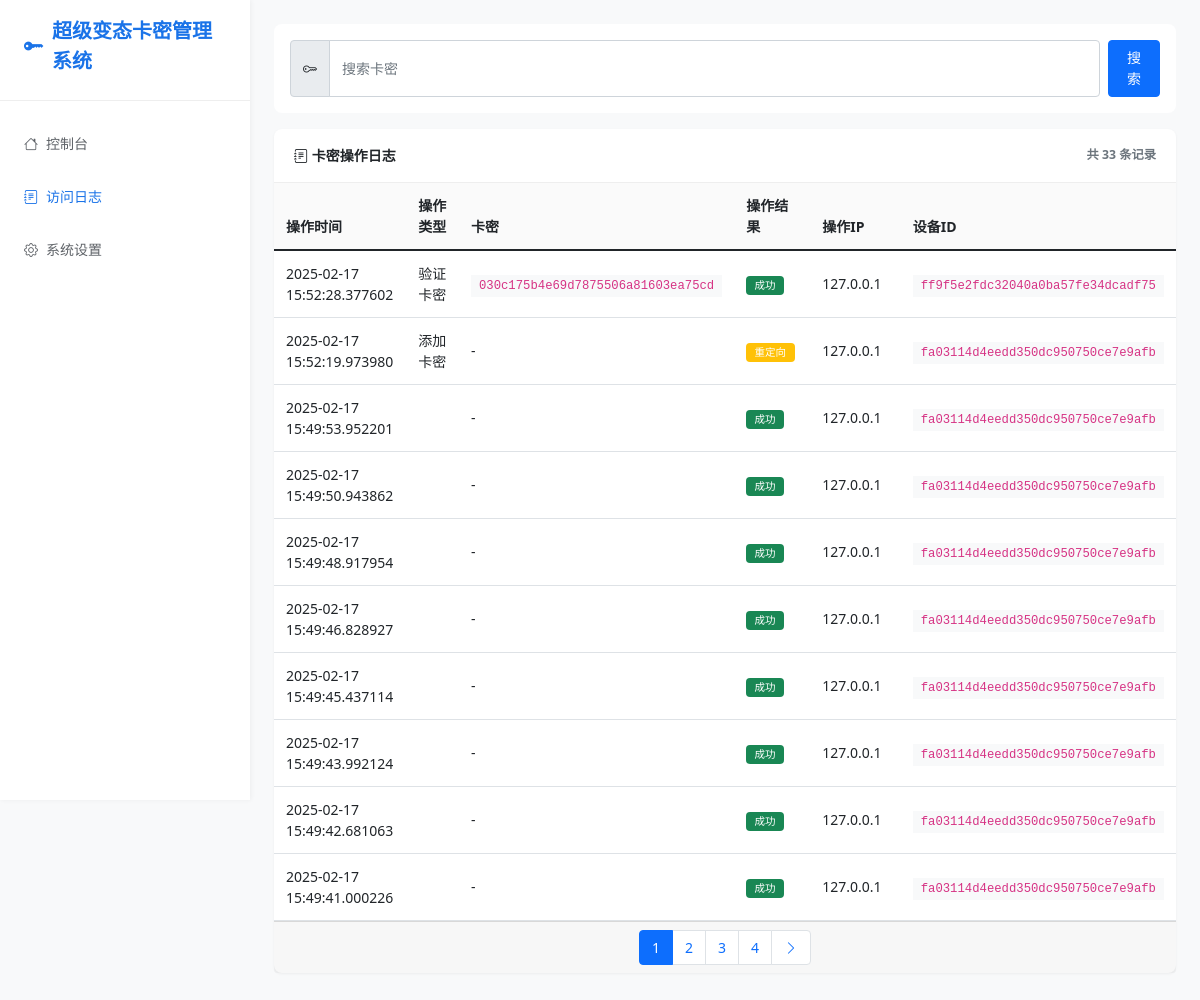
Page /logs on the earlier database version.
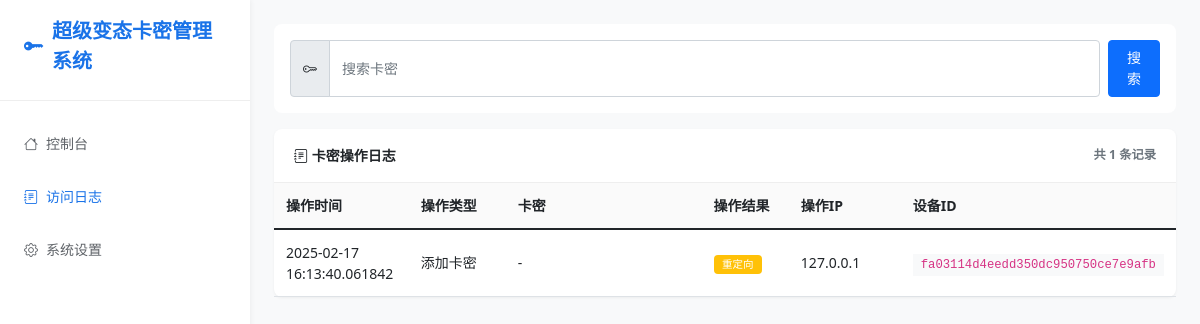
Same page on the later database version.
### app.py (models this page shows, shortened)
class AccessLog(db.Model):
    id = db.Column(db.Integer, primary_key=True)
    access_time = db.Column(db.DateTime, nullable=False, default=datetime.now)
    ip_address = db.Column(db.String(50), nullable=False)
    device_id = db.Column(db.String(32), nullable=False)
    path = db.Column(db.String(200), nullable=False)
    method = db.Column(db.String(10), nullable=False)
    status_code = db.Column(db.Integer, nullable=False)
    user_agent = db.Column(db.String(200))
    card_key = db.Column(db.String(32))  # 如果涉及卡密操作，记录相关卡密

### app.py (the view)
@app.route('/logs')
def view_logs():
    try:
        page = request.args.get('page', 1, type=int)
        per_page = settings.get('per_page', 10)
        card_key_filter = request.args.get('card_key', '').strip()
        query = AccessLog.query
        if card_key_filter:
            query = query.filter(AccessLog.card_key.like(f'%{card_key_filter}%'))
        query = query.order_by(AccessLog.access_time.desc())
        pagination = query.paginate(page=page, per_page=per_page, error_out=False)
        return render_template('logs.html',
                             logs=pagination.items,
                             pagination=pagination,
                             card_key_filter=card_key_filter,
                             settings=settings.settings)
    except Exception as e:
        error_logger.error(f"访问日志页面出错: {str(e)}", exc_info=True)
        return render_template('logs.html',
                             logs=[],
                             error="获取日志列表失败",
                             settings=settings.settings)

### app.py (called while the page is built, shortened)
@app.before_request
def log_request():
    try:
        card_operations = {
            '/api/verify_card': '验证卡密',
            '/add_card': '添加卡密',
            '/delete_card': '删除卡密',
            '/import_cards': '导入卡密',
            '/export_cards': '导出卡密'
        }
    except Exception as e:
        error_logger.error(f"记录访问日志出错: {str(e)}", exc_info=True)

@app.after_request
def update_log_status(response):
    try:
        if hasattr(g, 'log_id'):
            log = AccessLog.query.get(g.log_id)
            if log:
                log.status_code = response.status_code
                db.session.commit()
    except Exception as e:
        error_logger.error(f"更新日志状态出错: {str(e)}", exc_info=True)
    return response

    def get(self, key, default=None):
        return self.settings.get(key, default)

### templates/logs.html (shortened to what this page needs)
{% extends "base.html" %}
{% block content %}
<div class="toolbar">
    <div class="toolbar-item flex-grow-1">
        <form action="{{ url_for('view_logs') }}" method="GET" class="d-flex gap-2 w-100">
            <div class="input-group">
                <span class="input-group-text"><i class="bi bi-key"></i></span>
                <input type="text" class="form-control" name="card_key" placeholder="搜索卡密" value="{{ card_key_filter }}">
            </div>
            <button type="submit" class="btn btn-primary">搜索</button>
        </form>
    </div>
</div>
<div class="card">
    <div class="card-header d-flex justify-content-between align-items-center">
        <span><i class="bi bi-journal-text"></i> 卡密操作日志</span>
        <small class="text-muted">共 {{ pagination.total if pagination else 0 }} 条记录</small>
    </div>
    <div class="table-responsive">
        <table class="table table-hover">
            <thead>
                <tr>
                    <th style="width: 15%">操作时间</th>
                    <th style="width: 12%">操作类型</th>
                    <th style="width: 25%">卡密</th>
                    <th style="width: 10%">操作结果</th>
                    <th style="width: 13%">操作IP</th>
                    <th style="width: 25%">设备ID</th>
                </tr>
            </thead>
            <tbody>
                {% if logs %}
                    {% for log in logs %}
                    <tr>
                        <td>{{ log.access_time }}</td>
                        <td>
                            {% if log.path == '/api/verify_card' %}
                                验证卡密
                            {% elif log.path == '/add_card' %}
                                添加卡密
                            {% elif log.path == '/delete_card' %}
                                删除卡密
                            {% elif log.path == '/import_cards' %}
                                导入卡密
                            {% elif log.path == '/export_cards' %}
                                导出卡密
                            {% endif %}
                        </td>
                        <td>
                            {% if log.card_key %}
                            <code class="bg-light px-2 py-1">{{ log.card_key }}</code>
                            {% else %}
                            -
                            {% endif %}
                        </td>
                        <td>
                            <span class="badge {% if log.status_code < 300 %}bg-success{% elif log.status_code < 400 %}bg-warning{% else %}bg-danger{% endif %}">
                                {% if log.status_code < 300 %}成功
                                {% elif log.status_code < 400 %}重定向
                                {% else %}失败
                                {% endif %}
                            </span>
                        </td>
                        <td>{{ log.ip_address }}</td>
                        <td>
                            <code class="bg-light px-2 py-1">{{ log.device_id }}</code>
                        </td>
                    </tr>
                    {% endfor %}
                {% endif %}
            </tbody>
        </table>
    </div>
    {% if pagination and pagination.pages > 1 %}
    <div class="card-footer">
        <nav aria-label="Page navigation">
            <ul class="pagination justify-content-center m-0">
                {% for page in pagination.iter_pages() %}
                    {% if page %}
                        <li class="page-item {% if page == pagination.page %}active{% endif %}">
                            <a class="page-link" href="{{ url_for('view_logs', page=page, card_key=card_key_filter) }}">{{ page }}</a>
                        </li>
                    {% else %}
                        <li class="page-item disabled"><span class="page-link">...</span></li>
                    {% endif %}
                {% endfor %}
                {% if pagination.has_next %}
                    <li class="page-item">
                        <a class="page-link" href="{{ url_for('view_logs', page=pagination.next_num, card_key=card_key_filter) }}">
                            <i class="bi bi-chevron-right"></i>
                        </a>
                    </li>
                {% endif %}
            </ul>
        </nav>
    </div>
    {% endif %}
</div>
{% endblock %}

### templates/base.html (shortened to what this page needs)
<!DOCTYPE html>
<html lang="zh">
<head>
    <link href="https://cdn.jsdelivr.net/npm/bootstrap@5.1.3/dist/css/bootstrap.min.css" rel="stylesheet">
    <link rel="stylesheet" href="https://cdn.jsdelivr.net/npm/bootstrap-icons@1.7.2/font/bootstrap-icons.css">
</head>
<body>
    <div class="wrapper">
        <nav class="sidebar">
            <div class="sidebar-header">
                <a href="/" class="sidebar-brand">
                    <i class="bi bi-key-fill"></i>
                    {{ settings.site_name }}
                </a>
            </div>
            <ul class="nav flex-column mt-3">
                <li class="nav-item">
                    <a href="{{ url_for('index') }}" class="nav-link {% if request.endpoint == 'index' %}active{% endif %}">
                        <i class="bi bi-house"></i>
                        控制台
                    </a>
                </li>
                <li class="nav-item">
                    <a href="{{ url_for('view_logs') }}" class="nav-link {% if request.endpoint == 'view_logs' %}active{% endif %}">
                        <i class="bi bi-journal-text"></i>
                        访问日志
                    </a>
                </li>
                <li class="nav-item">
                    <a href="{{ url_for('settings_page') }}" class="nav-link {% if request.endpoint == 'settings_page' %}active{% endif %}">
                        <i class="bi bi-gear"></i>
                        系统设置
                    </a>
                </li>
            </ul>
        </nav>
        <div class="main-content">
            {% block content %}{% endblock %}
        </div>
    </div>
</body>
</html>

### templates/base.html (style rules this page uses)
:root { --primary-color: #1a73e8; --secondary-color: #5f6368; --success-color: #34a853; --warning-color: #fbbc05; --danger-color: #ea4335; --background-color: #f8f9fa; --sidebar-width: 250px; --header-height: 60px; --card-bg: #fff; }
body { background-color: var(--background-color); font-size: 0.875rem; }
.wrapper { display: flex; min-height: 100vh; }
.sidebar { width: var(--sidebar-width); background: var(--card-bg); box-shadow: 1px 0 5px rgba(0,0,0,0.05); position: fixed; height: 100vh; z-index: 1000; padding: 1rem 0; }
.sidebar-header { padding: 0 1.5rem 1.5rem; border-bottom: 1px solid #eee; }
.sidebar-brand { color: var(--primary-color); font-size: 1.25rem; font-weight: 600; text-decoration: none; display: flex; align-items: center; gap: 0.5rem; }
.nav-item { padding: 0.5rem 1.5rem; }
.nav-link { color: var(--secondary-color); display: flex; align-items: center; gap: 0.5rem; padding: 0.5rem 0; }
.nav-link:hover, .nav-link.active { color: var(--primary-color); }
.main-content { flex: 1; margin-left: var(--sidebar-width); padding: 1.5rem; }
.card { border: none; box-shadow: 0 1px 3px rgba(0,0,0,0.05); margin-bottom: 1rem; border-radius: 0.5rem; }
.card-header { background: none; padding: 1rem 1.25rem; border-bottom: 1px solid #eee; font-weight: 600; }
.form-control, .form-select, .btn { font-size: 0.875rem; padding: 0.4rem 0.75rem; }
.input-group-text { font-size: 0.875rem; padding: 0.4rem 0.75rem; }
.table { font-size: 0.875rem; margin-bottom: 0; }
.table th { font-weight: 600; background: #fafafa; padding: 0.75rem; }
.table td { padding: 0.75rem; vertical-align: middle; }
.badge { padding: 0.4em 0.8em; font-weight: 500; }
.toolbar { background: var(--card-bg); padding: 1rem; border-radius: 0.5rem; margin-bottom: 1rem; display: flex; gap: 1rem; align-items: center; }
.toolbar-item { display: flex; align-items: center; gap: 0.5rem; }

Differences in the rows shown:
removed AccessLog: access_time "2025-02-17 15:52:28.377602", path "验证卡密", card_key "030c175b4e69d7875506a81603ea75cd", status_code "成功", ip_address "127.0.0.1", device_id "ff9f5e2fdc32040a0ba57fe34dcadf75"
removed AccessLog: access_time "2025-02-17 15:52:19.973980", path "添加卡密", status_code "重定向", ip_address "127.0.0.1", device_id "fa03114d4eedd350dc950750ce7e9afb"
removed AccessLog: access_time "2025-02-17 15:49:53.952201", status_code "成功", ip_address "127.0.0.1", device_id "fa03114d4eedd350dc950750ce7e9afb"
removed AccessLog: access_time "2025-02-17 15:49:50.943862", status_code "成功", ip_address "127.0.0.1", device_id "fa03114d4eedd350dc950750ce7e9afb"
removed AccessLog: access_time "2025-02-17 15:49:48.917954", status_code "成功", ip_address "127.0.0.1", device_id "fa03114d4eedd350dc950750ce7e9afb"
removed AccessLog: access_time "2025-02-17 15:49:46.828927", status_code "成功", ip_address "127.0.0.1", device_id "fa03114d4eedd350dc950750ce7e9afb"
removed AccessLog: access_time "2025-02-17 15:49:45.437114", status_code "成功", ip_address "127.0.0.1", device_id "fa03114d4eedd350dc950750ce7e9afb"
removed AccessLog: access_time "2025-02-17 15:49:43.992124", status_code "成功", ip_address "127.0.0.1", device_id "fa03114d4eedd350dc950750ce7e9afb"
removed AccessLog: access_time "2025-02-17 15:49:42.681063", status_code "成功", ip_address "127.0.0.1", device_id "fa03114d4eedd350dc950750ce7e9afb"
removed AccessLog: access_time "2025-02-17 15:49:41.000226", status_code "成功", ip_address "127.0.0.1", device_id "fa03114d4eedd350dc950750ce7e9afb"
now on this page (row edited): AccessLog: access_time "2025-02-17 16:13:40.061842", path "添加卡密", status_code "重定向", ip_address "127.0.0.1", device_id "fa03114d4eedd350dc950750ce7e9afb"
Other differences:
{{ pagination.total if pagination else 0 }}: "33" → "1"
list line gone: "1"
list line gone: "2"
list line gone: "3"
list line gone: "4"
